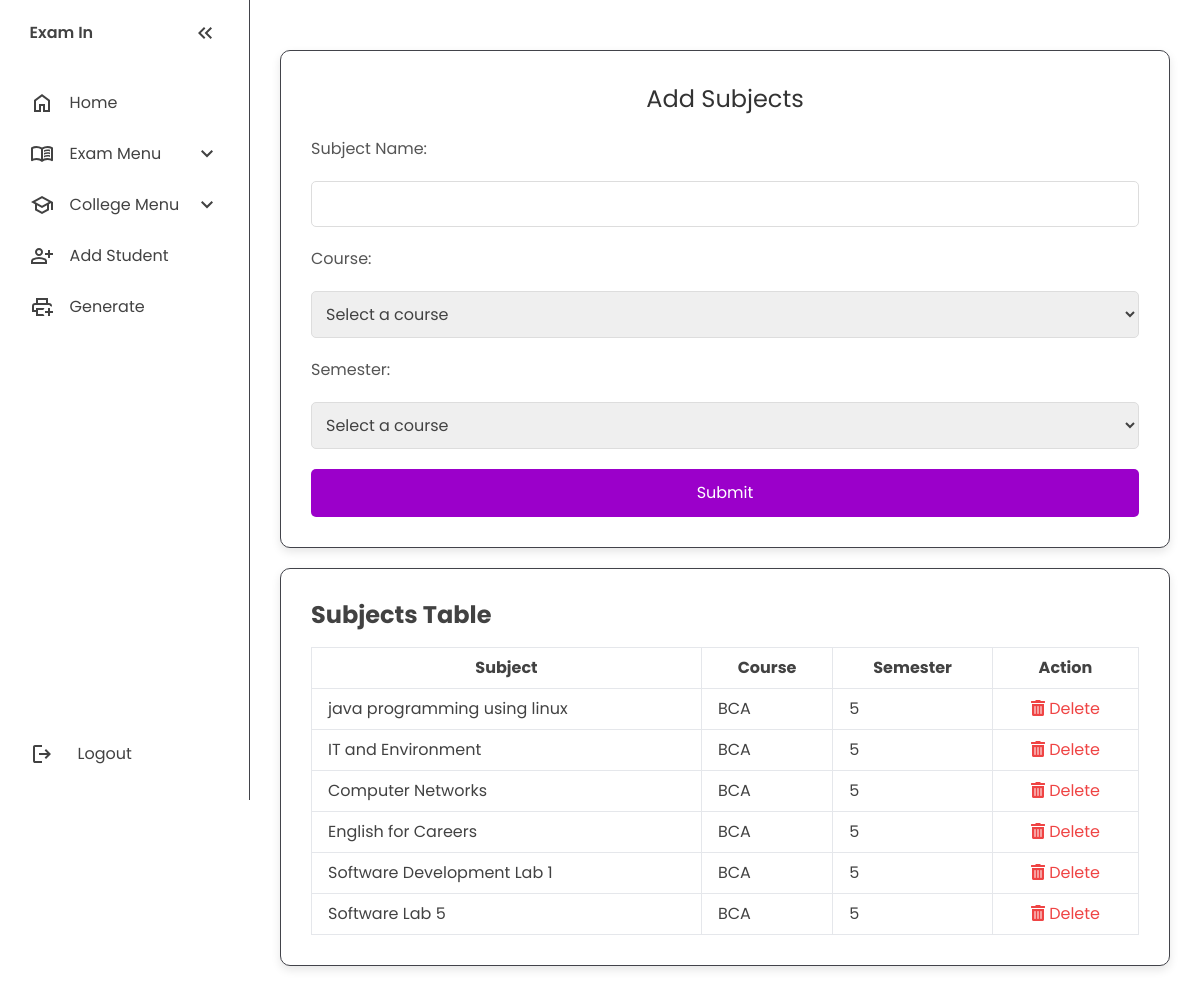
Screenshot of /teacher-page/addSubjects.php with the database file from the repository.
### tables this page shows
CREATE TABLE IF NOT EXISTS `subjects` (
  `subject_id` int NOT NULL AUTO_INCREMENT,
  `subject_name` varchar(100) NOT NULL,
  `course_id` int DEFAULT NULL,
  `semester_id` int DEFAULT NULL,
  PRIMARY KEY (`subject_id`),
  KEY `course_id` (`course_id`),
  KEY `semester_id` (`semester_id`)
);

CREATE TABLE IF NOT EXISTS `courses` (
  `course_id` int NOT NULL AUTO_INCREMENT,
  `course_name` varchar(100) NOT NULL,
  `course_code` varchar(20) NOT NULL,
  PRIMARY KEY (`course_id`),
  UNIQUE KEY `course_code` (`course_code`)
);

CREATE TABLE IF NOT EXISTS `semesters` (
  `semester_id` int NOT NULL AUTO_INCREMENT,
  `semester_name` varchar(20) NOT NULL,
  `start_date` date DEFAULT NULL,
  `end_date` date DEFAULT NULL,
  PRIMARY KEY (`semester_id`)
);

### teacher-page/addSubjects.php (the view, shortened to what this page needs)
<?php
include 'config.php';
?>
<!DOCTYPE html>
<html lang="en">
  <head>
    <script src="https://cdn.tailwindcss.com"></script>
    <link rel="stylesheet" href="https://cdnjs.cloudflare.com/ajax/libs/font-awesome/5.15.3/css/all.min.css"></link>
    <link rel="stylesheet" href="style.css" />
  </head>
  <body>
  <nav id="sidebar">
  <ul>
    <li>
      <span class="logo">Exam In</span>
      <button onclick="toggleSidebar()" id="toggle-btn">
        <svg
          xmlns="http://www.w3.org/2000/svg"
          height="24px"
          viewBox="0 -960 960 960"
          width="24px"
          fill="#5f6368"
        >
          <path
            d="M440-240 200-480l240-240 56 56-183 184 183 184-56 56Zm264 0L464-480l240-240 56 56-183 184 183 184-56 56Z"
          />
        </svg>
      </button>
    </li>
    <li>
      <a href="index.html">
        <svg
          xmlns="http://www.w3.org/2000/svg"
          height="24px"
          viewBox="0 -960 960 960"
          width="24px"
          fill="#5f6368"
        >
          <path
            d="M240-200h120v-240h240v240h120v-360L480-740 240-560v360Zm-80 80v-480l320-240 320 240v480H520v-240h-80v240H160Zm320-350Z"
          />
        </svg>
        <span>Home</span>
      </a>
    </li>
    <li>
      <button onclick="toggleSubMenu(this)" class="dropdown-btn">
        <span>Exam Menu</span>
        <svg
          xmlns="http://www.w3.org/2000/svg"
          height="24px"
          viewBox="0 -960 960 960"
          width="24px"
          fill="#5f6368"
        >
          <path d="M480-344 240-584l56-56 184 184 184-184 56 56-240 240Z" />
        </svg>
      </button>
    </li>
    <li>
      <button onclick="toggleSubMenu(this)" class="dropdown-btn">
        <svg
          xmlns="http://www.w3.org/2000/svg"
          height="24px"
          viewBox="0 -960 960 960"
          width="24px"
          fill="#5f6368"
        >
          <path
            d="M480-120 200-272v-240L40-600l440-240 440 240v320h-80v-276l-80 44v240L480-120Zm0-332 274-148-274-148-274 148 274 148Zm0 241 200-108v-151L480-360 280-470v151l200 108Zm0-241Zm0 90Zm0 0Z"
          />
        </svg>
        <span>College Menu</span>
        <svg
          xmlns="http://www.w3.org/2000/svg"
          height="24px"
          viewBox="0 -960 960 960"
          width="24px"
          fill="#5f6368"
        >
          <path d="M480-344 240-584l56-56 184 184 184-184 56 56-240 240Z" />
        </svg>
      </button>
    </li>
    <li>
      <a href="addStudent.php">
        <span>Add Student</span>
      </a>
    </li>
    <li>
      <a href="generateTicket.php">
        <span>Generate</span>
      </a>
    </li>
    <div class="logout-container">
      <li>
        <a href="../Login-Signup/Login/index.html">
          <svg
            xmlns="http://www.w3.org/2000/svg"
            height="24px"
            viewBox="0 -960 960 960"
            width="24px"
            fill="#5f6368"
          >
            <path
              d="M200-120q-33 0-56.5-23.5T120-200v-560q0-33 23.5-56.5T200-840h280v80H200v560h280v80H200Zm440-160-55-58 102-102H360v-80h327L585-622l55-58 200 200-200 200Z"
            />
          </svg>
          <span>Logout</span>
        </a>
      </li>
    </div>
  </ul>
</nav>
    <main>
      <div class="container">
        <h2>Add Subjects</h2>
        <form action="addSubjects.php" method="post">
          <label for="subject_name">Subject Name:</label>
          <input type="text" id="subject_name" name="subject_name" required>
          <label for="course_id">Course:</label>
          <select id="course_id" name="course_id" selected>
          <option value="" disabled selected>Select a course</option>
          </select>
          <label for="semester_id">Semester:</label>
          <select id="semester_id" name="semester_id" selected>
          <option value="" disabled selected>Select a course</option>
          </select>
          <input type="submit" name="submit-btn" value="Submit" />
      </form>
      </div>
      <div class="container mx-auto">
    <h1 class="text-2xl font-bold mb-4">Subjects Table</h1>
    <table class="min-w-full bg-white border border-gray-200">
        <thead>
            <tr>
                <th class="py-2 px-4 border-b border-r">Subject</th>
                <th class="py-2 px-4 border-b border-r">Course</th>
                <th class="py-2 px-4 border-b border-r">Semester</th>
                <th class="py-2 px-4 border-b">Action</th>
            </tr>
        </thead>
        <tbody>
    <?php
    $query = "
    SELECT subjects.subject_id, subjects.subject_name, courses.course_name, semesters.semester_name
    FROM subjects
    JOIN courses ON subjects.course_id = courses.course_id
    JOIN semesters ON subjects.semester_id = semesters.semester_id
";
    $result = mysqli_query($conn, $query);
    while ($row = mysqli_fetch_assoc($result)) {
?>
    <tr>
        <td class="py-2 px-4 border-b border-r"><?php echo $row['subject_name']; ?></td>
        <td class="py-2 px-4 border-b border-r"><?php echo $row['course_name']; ?></td>
        <td class="py-2 px-4 border-b border-r"><?php echo $row['semester_name']; ?></td>
        <td class="py-2 px-4 border-b text-center">
            <a class="text-red-500 hover:text-red-700" href="delete_subject.php?id=<?php echo $row['subject_id']; ?>">
                <i class="fas fa-trash-alt"></i> Delete
            </a>
        </td>
    </tr>
<?php } ?>
</tbody>
    </table>
</div>
    </main>
  </body>
</html>

### teacher-page/style.css (style rules this page uses)
:root { --base-clr: #ffffff; --line-clr: #42434a; --hover-clr: #f1f1f1; --text-clr: #424242; --accent-clr: #9b00ca; --secondary-accent-clr: #7b3291; --secondary-text-clr: #858585; }
* { margin: 0; padding: 0; }
html { font-family: Poppins, "Segoe UI", Tahoma, Geneva, Verdana, sans-serif; line-height: 1.5rem; }
body { min-height: 100vh; min-height: 100dvh; background-color: var(--base-clr); color: var(--text-clr); display: grid; grid-template-columns: auto 1fr; grid-template-rows: 1fr auto; min-height: 100vh; }
#sidebar { box-sizing: border-box; height: 100vh; width: 250px; padding: 5px 1em; background-color: var(--base-clr); border-right: 1px solid var(--line-clr); position: sticky; top: 0; align-self: start; transition: 300ms ease-in-out; overflow: hidden; text-wrap: nowrap; }
#sidebar ul { list-style: none; }
#sidebar a, #sidebar .dropdown-btn, #sidebar .logo { border-radius: 0.5em; padding: 0.85em; text-decoration: none; color: var(--text-clr); display: flex; align-items: center; gap: 1em; }
.dropdown-btn { width: 100%; text-align: left; background: none; border: none; font: inherit; cursor: pointer; }
#sidebar svg { flex-shrink: 0; fill: var(--text-clr); }
#sidebar a span, #sidebar .dropdown-btn span { flex-grow: 2; }
.dropdown-btn svg { transition: 200ms ease; }
#sidebar { display: flex; flex-direction: column; height: 100vh; }
#sidebar ul { flex-grow: 1; display: flex; flex-direction: column; }
.logout-container { margin-top: auto; margin-bottom: 15px; }
.logout-container li { list-style: none; }
.logout-container a { text-decoration: none; color: #5f6368; display: flex; align-items: center; }
.logout-container svg { margin-right: 8px; }
main { padding: min(30px, 7%); }
.container { border: 1px solid var(--line-clr); border-radius: 1em; margin-bottom: 20px; padding: min(3em, 15%); }
.container h2 { margin-bottom: 15px; }
.container { background-color: #ffffff; border-radius: 10px; padding: 30px; box-shadow: 0 4px 10px rgba(0, 0, 0, 0.1); margin: 20px auto; }
.container h2 { text-align: center; color: #333; font-size: 24px; margin-bottom: 20px; }
form { display: flex; flex-direction: column; gap: 20px; }
form label { font-size: 16px; color: #555; }
form input[type="text"], form input[type="date"], form input[type="number"], form input[type="email"], form input[type="tel"], form select, form textarea { padding: 10px; border: 1px solid #ddd; border-radius: 5px; font-size: 16px; width: 100%; box-sizing: border-box; transition: border-color 0.3s ease; }
input::placeholder, textarea::placeholder { font-family: Poppins, "Segoe UI", Tahoma, Geneva, Verdana, sans-serif; color: #aaa; font-size: 16px; }
form input[type="submit"] { font-family: Poppins, "Segoe UI", Tahoma, Geneva, Verdana, sans-serif; padding: 12px; background-color: var(--accent-clr); color: var(--base-clr); font-size: 16px; border: none; border-radius: 5px; cursor: pointer; transition: background-color 0.3s ease; }

### teacher-page/addSubjects.php (style rules this page uses)
html { font-family: 'Poppins', sans-serif; }
body { font-family: 'Poppins', sans-serif; }

### rows the page displays
subjects: subject_name "java programming using linux", course.course_name "BCA", semester.semester_name "5"
subjects: subject_name "IT and Environment", course.course_name "BCA", semester.semester_name "5"
subjects: subject_name "Computer Networks", course.course_name "BCA", semester.semester_name "5"
subjects: subject_name "English for Careers", course.course_name "BCA", semester.semester_name "5"
subjects: subject_name "Software Development Lab 1", course.course_name "BCA", semester.semester_name "5"
subjects: subject_name "Software Lab 5", course.course_name "BCA", semester.semester_name "5"
